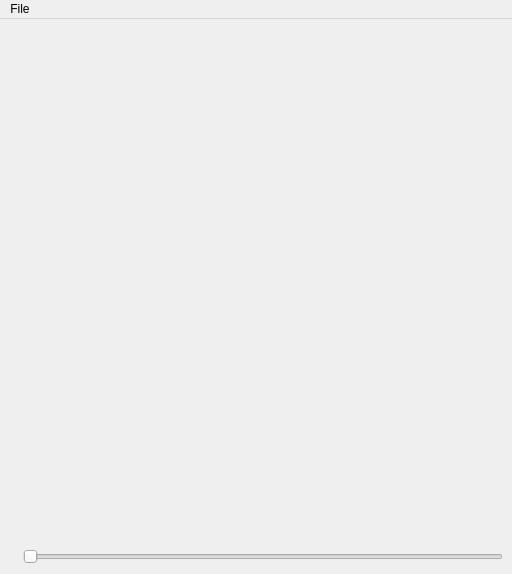
<ui version="4.0" >
 <class>SimpleView</class>
 <widget class="QMainWindow" name="SimpleView" >
  <property name="geometry" >
   <rect>
    <x>0</x>
    <y>0</y>
    <width>512</width>
    <height>574</height>
   </rect>
  </property>
  <property name="windowTitle" >
   <string>Motocyte Viewer</string>
  </property>
  <property name="windowIcon" >
   <iconset resource="Icons/icons.qrc" >:/Icons/help.png</iconset>
  </property>
  <property name="iconSize" >
   <size>
    <width>22</width>
    <height>22</height>
   </size>
  </property>

  <widget class="QWidget" name="centralwidget" >
   <layout class="QVBoxLayout" name="verticalLayout">

    <item>
     <widget class="QVTKOpenGLNativeWidget" name="qvtkWidget" native="true">
      <property name="sizePolicy" >
       <sizepolicy vsizetype="Expanding" hsizetype="MinimumExpanding" >
        <horstretch>0</horstretch>
        <verstretch>0</verstretch>
       </sizepolicy>
      </property>
     </widget>
    </item>

    <item>
     <layout class="QHBoxLayout" name="horizontalLayout">

      <item>
        <widget class="QToolBar" name="toolBar" >
         <property name="orientation" >
          <enum>Qt::Horizontal</enum>
         </property>
         <property name="iconSize" >
          <size>
           <width>18</width>
           <height>18</height>
          </size>
         </property>
         <attribute name="toolBarArea" >
          <enum>TopToolBarArea</enum>
         </attribute>
        </widget>
      </item>

      <item>
        <widget class="QSlider" name="progressSlider">
          <property name="orientation">
           <enum>Qt::Horizontal</enum>
          </property>
        </widget>
      </item>

     </layout>
    </item>

   </layout>
  </widget>

  <widget class="QMenuBar" name="menubar" >
   <property name="geometry" >
    <rect>
     <x>0</x>
     <y>0</y>
     <width>1002</width>
     <height>25</height>
    </rect>
   </property>
   <widget class="QMenu" name="menuFile" >
    <property name="title" >
     <string>File</string>
    </property>
    <addaction name="actionOpenFile" />
    <addaction name="actionSave" />
    <addaction name="separator" />
    <addaction name="actionHelp" />
    <addaction name="actionExit" />
   </widget>
   <addaction name="menuFile" />
  </widget>


        <action name="actionOpenFile" >
         <property name="enabled" >
          <bool>true</bool>
         </property>
         <property name="icon" >
          <iconset resource="Icons/icons.qrc" >:/Icons/fileopen.png</iconset>
         </property>
         <property name="text" >
          <string>Open File...</string>
         </property>
        </action>
        <action name="actionExit" >
         <property name="text" >
          <string>Exit</string>
         </property>
        </action>
 </widget>
 <customwidgets>
  <customwidget>
   <class>QVTKOpenGLNativeWidget</class>
   <extends>QWidget</extends>
   <header>QVTKOpenGLNativeWidget.h</header>
  </customwidget>
 </customwidgets>
 <resources>
  <include location="Icons/icons.qrc" />
 </resources>
 <connections/>
</ui>
